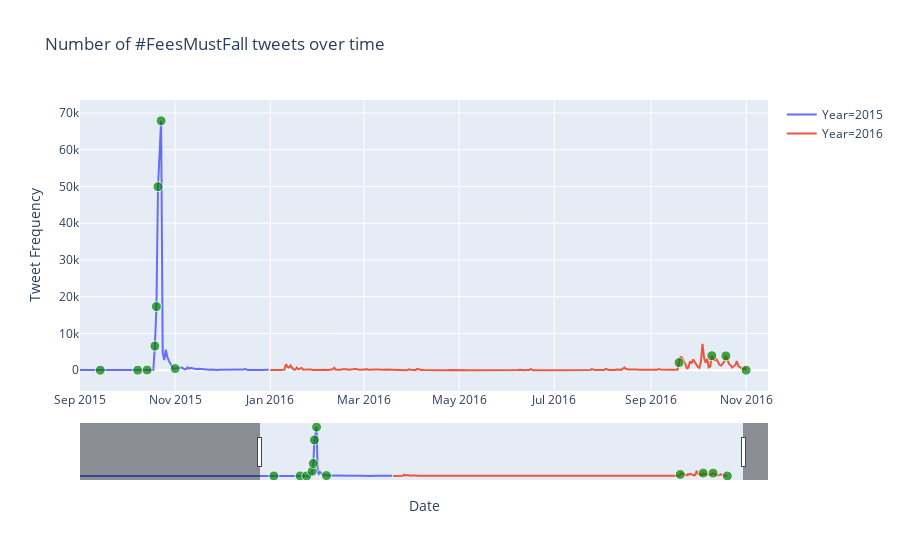

Here is the notebook cell this chart was saved with:
### Markdown cell above
The plot above gives some insight into the periods of peak Twitter activity. The dashed blue lines represent the start and end dates of heightened protests for each respective year. The link between Twitter activity and protest actions is explored further in the next plot.

### Code cell
# Create interactive volume plot

volume_df = pd.DataFrame(volume)
volume_df = volume_df.rename({'username': 'tweet_count'} ,axis = 'columns')
volume_df['date'] = volume_df.index
volume_df['year'] = volume_df['date'].map(lambda x: x.year)
volume_df['month'] = volume_df['date'].map(lambda x: x.month)

# We now create the points for the significant dates to be marked on the plotly line graph
signif_dates = [dt.date(2015,9,14),dt.date(2015,10,8),dt.date(2015,10,14),
                dt.date(2015,10,19),dt.date(2015,10,20),dt.date(2015,10,21),
                dt.date(2015,10,23),dt.date(2015,11,1),dt.date(2016,9,19),
                dt.date(2016,10,10),dt.date(2016,10,19),dt.date(2016,11,1)]
for day in signif_dates: # add significant dates with zero tweet count to dataframe
    if day not in volume_df.index:
        volume_df.loc[day] = [0, day, day.year, day.month]
volume_df.sort_values(by = 'date' ,inplace = True)

scatter_df = volume_df[volume_df.index.isin(signif_dates)]

volume_df[volume_df.index.isin([dt.date(2015,11,1),dt.date(2016,10,15)])]

# fig = px.line(volume_df, x = volume_df.index, y = 'tweet_count', 
#               title='Number of #FeesMustFall tweets over time',
#               color = 'year', hover_name = 'date')

fig = px.line(volume_df, x = volume_df.index, y = 'tweet_count', 
              title='Number of #FeesMustFall tweets over time',
              color = 'year', labels = {'year':'Year', 'tweet_count': 'Tweet Count',
                                       'x':'Date'})

actual_text = ['<br>Signs of student unrest in KZN</br>',
               '<br>First major protest </br> Presidential task team announced',
               '<br>Birth of the #FeesMustFall movement </br> Systematic shutdown of \
               South African universities <br>Protests escalate</br>',
               '<br>Protests are countrywide</br>Courts grant interdicts against students <br>\
               Police and students engage in violent confrontations</br>',
               '<br>6% fee increase announced </br>Students reject this proposition',
               '<br>Parliamentary grounds are breached </br>Students controlled with stun grenades,\
               teargas and riot shields<br>Multiple arrests take place</br>',
               '<br>0% fee increase announced </br>Protests reach their peak <br>Riots in Pretoria\
               - police vehicles are burned</br>',
               '<br>Protests start losing momentum </br>Lectures take place online\
               <br>Students given the option to defer exams</br>',
               '<br>8% fee increase for 2016 announced </br>Movement regains momentum\
               <br> Universities shut down and move to online lectures </br>',
               '<br>Rubber bullets, stun grenades and smoke grenades fired at students\
               attempting to enter the Great Hall at Wits</br>',
               '<br>Two security guards beaten by students at UCT </br>Private security\
               companies contracted to protect the campus',
               '<br>Steel strucure exam venue constructed on the UCT rugby field </br>\
               Exam venue secured by private security and canine units']
hovertext = ['<b>' + str(day) + '</b>' + actual_text[i] for i, day in enumerate(signif_dates)]

fig.add_trace(go.Scatter(
    x=scatter_df.index,
    y=scatter_df.tweet_count,
    mode='markers',
    name='markers',
    hovertext=hovertext,
    hoverinfo="text",
    marker=dict(
        color="green",
        size = [10]*12
    ),
    showlegend=False
))

fig.update_layout(xaxis_title="Date", yaxis_title="Tweet Frequency",
                 xaxis_range=[dt.date(2015,9,1), dt.date(2016,11,15)],
                 xaxis_rangeslider_visible=True)



# fig.update_layout(showlegend=False)
    
fig.show()

### Figure 1 — Plotly figure (JSON) as saved in the notebook; plotly's stock layout.template omitted (floating-point values rounded to 4 significant figures; data arrays with more than 128 entries replaced by an {"elided": "..."} marker saying what was removed)
{"data": [{"hoverlabel": {"namelength": 0}, "hovertemplate": "Year=2015<br>Date=%{x}<br>Tweet Count=%{y}", "legendgroup": "Year=2015", "line": {"color": "#636efa", "dash": "solid"}, "mode": "lines", "name": "Year=2015", "showlegend": true, "type": "scatter", "x": ["2015-03-21", "2015-04-07", "2015-09-14", "2015-10-08", "2015-10-13", "2015-10-14", "2015-10-15", "2015-10-16", "2015-10-17", "2015-10-18", "2015-10-19", "2015-10-20", "2015-10-21", "2015-10-22", "2015-10-23", "2015-10-24", "2015-10-25", "2015-10-26", "2015-10-27", "2015-10-28", "2015-10-29", "2015-10-30", "2015-10-31", "2015-11-01", "2015-11-02", "2015-11-03", "2015-11-04", "2015-11-05", "2015-11-06", "2015-11-07", "2015-11-08", "2015-11-09", "2015-11-10", "2015-11-11", "2015-11-12", "2015-11-13", "2015-11-14", "2015-11-15", "2015-11-16", "2015-11-17", "2015-11-18", "2015-11-19", "2015-11-20", "2015-11-21", "2015-11-22", "2015-11-23", "2015-11-24", "2015-11-25", "2015-11-26", "2015-11-27", "2015-11-28", "2015-11-29", "2015-11-30", "2015-12-01", "2015-12-02", "2015-12-03", "2015-12-04", "2015-12-05", "2015-12-06", "2015-12-07", "2015-12-08", "2015-12-09", "2015-12-10", "2015-12-11", "2015-12-12", "2015-12-13", "2015-12-14", "2015-12-15", "2015-12-16", "2015-12-17", "2015-12-18", "2015-12-19", "2015-12-20", "2015-12-21", "2015-12-22", "2015-12-23", "2015-12-24", "2015-12-25", "2015-12-26", "2015-12-27", "2015-12-28", "2015-12-29", "2015-12-30", "2015-12-31"], "xaxis": "x", "y": [1, 1, 0, 0, 3, 37, 37, 44, 23, 60, 6562, 17318, 49954, 57923, 67885, 4784, 2764, 5588, 3543, 2546, 1562, 928, 402, 437, 624, 580, 712, 713, 565, 213, 321, 754, 375, 636, 515, 411, 186, 275, 409, 356, 223, 219, 182, 96, 87, 138, 179, 104, 150, 107, 62, 117, 114, 91, 87, 193, 64, 44, 23, 59, 79, 93, 192, 131, 67, 78, 81, 164, 344, 90, 85, 38, 31, 57, 43, 34, 49, 12, 28, 18, 43, 118, 94, 115], "yaxis": "y"}, {"hoverlabel": {"namelength": 0}, "hovertemplate": "Year=2016<br>Date=%{x}<br>Tweet Count=%{y}", "legendgroup": "Year=2016", "line": {"color": "#EF553B", "dash": "solid"}, "mode": "lines", "name": "Year=2016", "showlegend": true, "type": "scatter", "x": {"elided": "306 str values"}, "xaxis": "x", "y": {"elided": "306 int values"}, "yaxis": "y"}, {"hoverinfo": "text", "hovertext": ["<b>2015-09-14</b><br>Signs of student unrest in KZN</br>", "<b>2015-10-08</b><br>First major protest </br> Presidential task team announced", "<b>2015-10-14</b><br>Birth of the #FeesMustFall movement </br> Systematic shutdown of                South African universities <br>Protests escalate</br>", "<b>2015-10-19</b><br>Protests are countrywide</br>Courts grant interdicts against students <br>               Police and students engage in violent confrontations</br>", "<b>2015-10-20</b><br>6% fee increase announced </br>Students reject this proposition", "<b>2015-10-21</b><br>Parliamentary grounds are breached </br>Students controlled with stun grenades,               teargas and riot shields<br>Multiple arrests take place</br>", "<b>2015-10-23</b><br>0% fee increase announced </br>Protests reach their peak <br>Riots in Pretoria               - police vehicles are burned</br>", "<b>2015-11-01</b><br>Protests start losing momentum </br>Lectures take place online               <br>Students given the option to defer exams</br>", "<b>2016-09-19</b><br>8% fee increase for 2016 announced </br>Movement regains momentum               <br> Universities shut down and move to online lectures </br>", "<b>2016-10-10</b><br>Rubber bullets, stun grenades and smoke grenades fired at students               attempting to enter the Great Hall at Wits</br>", "<b>2016-10-19</b><br>Two security guards beaten by students at UCT </br>Private security               companies contracted to protect the campus", "<b>2016-11-01</b><br>Steel strucure exam venue constructed on the UCT rugby field </br>               Exam venue secured by private security and canine units"], "marker": {"color": "green", "size": [10, 10, 10, 10, 10, 10, 10, 10, 10, 10, 10, 10]}, "mode": "markers", "name": "markers", "showlegend": false, "type": "scatter", "x": ["2015-09-14", "2015-10-08", "2015-10-14", "2015-10-19", "2015-10-20", "2015-10-21", "2015-10-23", "2015-11-01", "2016-09-19", "2016-10-10", "2016-10-19", "2016-11-01"], "y": [0, 0, 37, 6562, 17318, 49954, 67885, 437, 2072, 3948, 3895, 0]}], "layout": {"legend": {"tracegroupgap": 0}, "title": {"text": "Number of #FeesMustFall tweets over time"}, "xaxis": {"anchor": "y", "domain": [0, 1], "range": ["2015-09-01", "2016-11-15"], "rangeslider": {"visible": true}, "title": {"text": "Date"}}, "yaxis": {"anchor": "x", "domain": [0, 1], "title": {"text": "Tweet Frequency"}}}}
